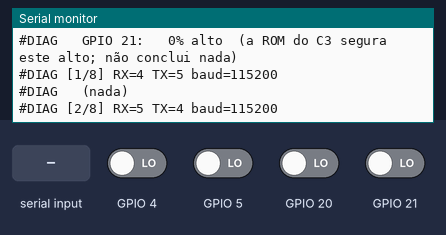
A sketch run on a simulated ESP32. On the bench: the last lines printed to the serial monitor. The test bench sets the inputs (shaded band); at power-on: GPIO 4, GPIO 5, GPIO 20, GPIO 21 LOW.

Above: at 2.7 s.
2.8 s: "1" received over the second serial link
At 4.0 s:
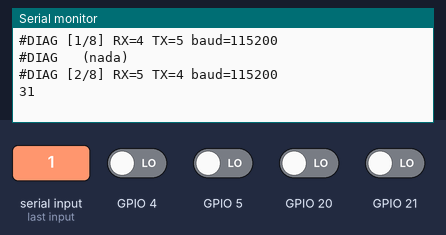
4.3 s: "2" received over the second serial link
At 5.3 s:
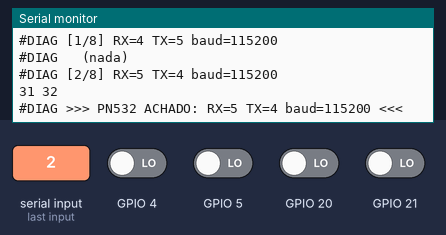
5.8 s: "0" received over the second serial link
At 6.5 s:
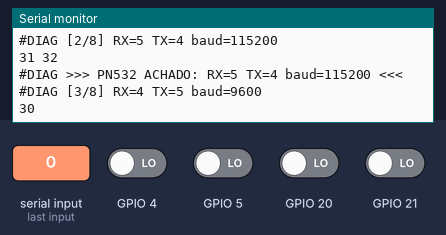
Timing chart, 0 to 8.8 s (numbered marks = the images above; inputs shaded):
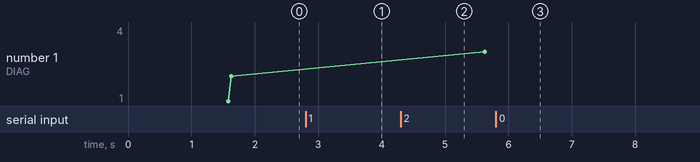

The sketch:

diag_uart6.ino
```cpp
// Bancada: acha o PN532 sem saber em que pinos ele está.
//
// Varre os dois pares plausíveis — GPIO 4/5 (livres) e GPIO 20/21 (os do
// README, que no C3 também são a UART0 do log de boot) —, nas duas
// orientações e nas duas velocidades de fábrica. Oito combinações, ~4 s cada.
//
// Antes disso mede o repouso dos quatro pinos, com uma ressalva que o
// `diag_uart4` não tinha: **o GPIO 21 aparece alto mesmo sem módulo nenhum**,
// porque a ROM do C3 o usa como console. Só o repouso de 4 e 5 é informativo.
//
// A resposta esperada do PN532 ao GetFirmwareVersion é um ACK
// (00 00 FF 00 FF 00) e depois um quadro com D5 03 32 01 06 07: o `32` é a
// assinatura dele.

#include <Arduino.h>

struct Combinacao {
  int rx, tx;
  long baud;
};

static const Combinacao COMBOS[] = {
  {4, 5, 115200},  {5, 4, 115200},  {4, 5, 9600},    {5, 4, 9600},
  {20, 21, 115200}, {21, 20, 115200}, {20, 21, 9600}, {21, 20, 9600},
};
static const int QUANTAS = sizeof COMBOS / sizeof COMBOS[0];

static const uint8_t ACORDAR[] = {
  0x55, 0x55, 0x00, 0x00, 0x00, 0x00, 0x00, 0x00, 0x00, 0x00, 0x00, 0x00, 0x00, 0x00,
};
static const uint8_t VERSAO[] = {0x00, 0x00, 0xFF, 0x02, 0xFE, 0xD4, 0x02, 0x2A, 0x00};

int combo = 0;
uint32_t proximaTroca = 0, proximoEnvio = 0;
int recebidosNoCombo = 0;
bool achou = false;

void medirRepouso() {
  Serial.println("#DIAG repouso (TX de UART parado fica ALTO):");
  for (int pino : {4, 5, 20, 21}) {
    pinMode(pino, INPUT);
    delay(5);
    int alto = 0;
    for (int i = 0; i < 100; i++) alto += digitalRead(pino);
    const char* nota = "";
    if (pino == 21) nota = "  (a ROM do C3 segura este alto; não conclui nada)";
    else if (alto < 50) nota = "  <-- BAIXO";
    Serial.printf("#DIAG   GPIO %2d: %3d%% alto%s\n", pino, alto, nota);
  }
}

void configurar() {
  Serial1.end();
  delay(50);
  const Combinacao& c = COMBOS[combo];
  Serial1.begin(c.baud, SERIAL_8N1, c.rx, c.tx);
  Serial.printf("\n#DIAG [%d/%d] RX=%d TX=%d baud=%ld\n", combo + 1, QUANTAS, c.rx, c.tx, c.baud);
  recebidosNoCombo = 0;
}

void setup() {
  Serial.begin(115200);
  delay(1500);
  Serial.println("#DIAG diag_uart6 — procura o PN532 nos dois pares de pinos");
  medirRepouso();
  configurar();
}

void loop() {
  if (millis() > proximaTroca) {
    proximaTroca = millis() + 4000;
    if (recebidosNoCombo == 0) Serial.println("#DIAG   (nada)");
    combo = (combo + 1) % QUANTAS;
    if (combo == 0 && !achou) {
      Serial.println("\n#DIAG ===== nenhuma combinação respondeu =====");
      Serial.println("#DIAG  1. switches: HSU costuma ser 0 0 — teste as outras duas posições");
      Serial.println("#DIAG  2. VCC: passe de 3V3 para 5V (a placa tem regulador próprio)");
      Serial.println("#DIAG  3. conector de 4 pinos (GND VCC SDA SCL), nunca o de 8 do SPI");
      Serial.println("#DIAG  4. RSTPDN preso em nível baixo mantém o módulo dormindo");
    }
    configurar();
  }

  if (millis() > proximoEnvio) {
    proximoEnvio = millis() + 1000;
    Serial1.write(ACORDAR, sizeof ACORDAR);
    delay(20);
    Serial1.write(VERSAO, sizeof VERSAO);
  }

  while (Serial1.available()) {
    uint8_t b = Serial1.read();
    recebidosNoCombo++;
    Serial.printf("%02X ", b);
    if (b == 0x32) {
      achou = true;
      const Combinacao& c = COMBOS[combo];
      Serial.printf("\n#DIAG >>> PN532 ACHADO: RX=%d TX=%d baud=%ld <<<\n", c.rx, c.tx, c.baud);
    }
  }
}
```

Measured:
- after the input at 2.8 s, the serial monitor: prints a new line at once (image 1)
- after the input at 4.3 s, the serial monitor: prints a new line at once (image 2)
- after the input at 5.8 s, the serial monitor: prints a new line at once (image 3)
